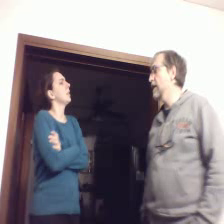
#> input picture frame 15 of Tesis/Tesis_PyCharm/sources/Preprocess/Video_Webcam/Discard/2023-05-28_02-08-26.avi, 224 x 224 px, given in place of Test_1_Fight.avi, which was not available
$ python Video2Numpy.py
#> lines starting #> are read from the running program, lines starting #| are printed output that depends on the picture
import cv2
import numpy as np
import matplotlib.pyplot as plt
import os
from tqdm import tqdm


# [33 lines left out: function getOpticalFlow, not called in this run]


def Video2Npy(file_path, resize=(224, 224)):
    """Load video and tansfer it into .npy format
    Args:
        file_path: the path of video file
        resize: the target resolution of output video
    Returns:
        frames: gray-scale video
        flows: magnitude video of optical flows
    """
#> called with file_path = '../../Test/Avi/Test_1_Fight.avi', resize = (224, 224)
    # Load video
    cap = cv2.VideoCapture(file_path)
    # Get number of frames
    len_frames = int(cap.get(7))
    # Extract frames from video
    try:
        frames = []
        for i in range(len_frames - 1):
            _, frame = cap.read()
            frame = cv2.resize(frame, resize, interpolation=cv2.INTER_AREA)
            frame = cv2.cvtColor(frame, cv2.COLOR_BGR2RGB)
            frame = np.reshape(frame, (224, 224, 3))
            frames.append(frame)
#> this loop made 31 passes
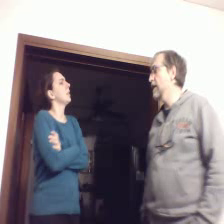
#> input picture frame 15 of Tesis/Tesis_PyCharm/sources/Preprocess/Video_Webcam/Discard/2023-05-28_02-08-26.avi, 224 x 224 px, given in place of Test_1_Fight.avi, which was not available
#> pass 3, in Video2Npy, `_, frame = cap.read()`:
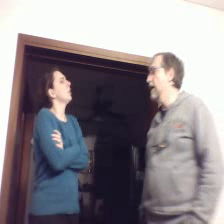
#> frame: shape (224, 224, 3); mean B, G, R 141.7, 136.2, 142.4
    except:
        print("Error: ", file_path, len_frames, i)
    finally:
        frames = np.array(frames)
        cap.release()

    # Get the optical flow of video
    flows = getOpticalFlow(frames)

    result = np.zeros((len(flows), 224, 224, 5))
    result[..., :3] = frames
    result[..., 3:] = flows

    return result


# [24 lines left out: function Save2Npy, not called in this run]

'''
source_path ='../../Test'
target_path = '../../Test'

for f1 in ['train', 'val']:
    for f2 in ['Fight', 'NonFight']:
        path1 = os.path.join(source_path, f1, f2)
        path2 = os.path.join(target_path, f1, f2)
        Save2Npy(file_dir=path1, save_dir=path2)
'''
a = Video2Npy('../../Test/Avi/Test_1_Fight.avi')
b = Video2Npy('../../Test/Avi/Test_2_NonFight.avi')

print(a.shape)

print(b.shape)

$ run again, starting later in the video
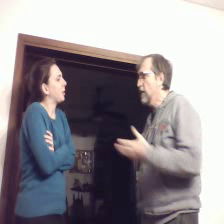
#> input picture frame 67 of Tesis/Tesis_PyCharm/sources/Preprocess/Video_Webcam/Discard/2023-05-28_02-08-26.avi, 224 x 224 px, given in place of Test_1_Fight.avi, which was not available
#> the loop in Video2Npy, `for i in range(len_frames - 1):` made 31 passes
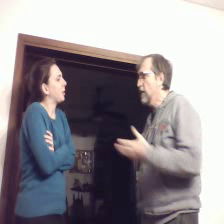
#> input picture frame 67 of Tesis/Tesis_PyCharm/sources/Preprocess/Video_Webcam/Discard/2023-05-28_02-08-26.avi, 224 x 224 px, given in place of Test_1_Fight.avi, which was not available
#> pass 3, in Video2Npy, `_, frame = cap.read()`:
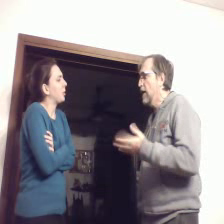
#> frame: shape (224, 224, 3); mean B, G, R 147.9, 142.5, 147.9
